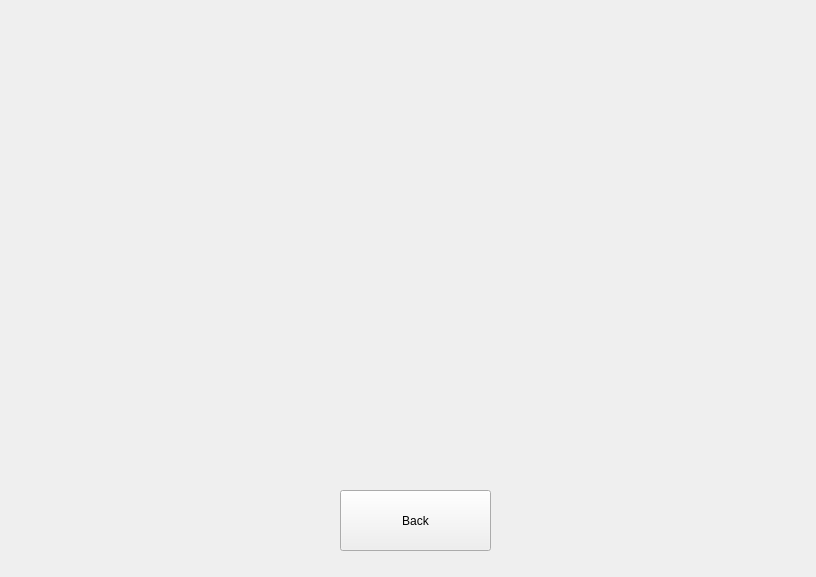
<?xml version="1.0" encoding="UTF-8"?>
<ui version="4.0">
 <class>MainWindow</class>
 <widget class="QMainWindow" name="MainWindow">
  <property name="geometry">
   <rect>
    <x>0</x>
    <y>0</y>
    <width>816</width>
    <height>577</height>
   </rect>
  </property>
  <property name="minimumSize">
   <size>
    <width>816</width>
    <height>577</height>
   </size>
  </property>
  <property name="maximumSize">
   <size>
    <width>816</width>
    <height>577</height>
   </size>
  </property>
  <property name="windowTitle">
   <string>MainWindow</string>
  </property>
  <widget class="QWidget" name="centralwidget">
   <widget class="QLabel" name="label">
    <property name="geometry">
     <rect>
      <x>0</x>
      <y>0</y>
      <width>816</width>
      <height>577</height>
     </rect>
    </property>
    <property name="minimumSize">
     <size>
      <width>816</width>
      <height>577</height>
     </size>
    </property>
    <property name="maximumSize">
     <size>
      <width>816</width>
      <height>577</height>
     </size>
    </property>
    <property name="text">
     <string/>
    </property>
    <property name="pixmap">
     <pixmap resource="../../imagens/Cozinha/ImagensCozinha.qrc">:/png/pia.png</pixmap>
    </property>
    <property name="scaledContents">
     <bool>true</bool>
    </property>
   </widget>
   <widget class="QPushButton" name="BackPia">
    <property name="geometry">
     <rect>
      <x>340</x>
      <y>490</y>
      <width>151</width>
      <height>61</height>
     </rect>
    </property>
    <property name="text">
     <string>Back</string>
    </property>
   </widget>
  </widget>
 </widget>
 <resources>
  <include location="../../imagens/Cozinha/ImagensCozinha.qrc"/>
 </resources>
 <connections/>
</ui>
